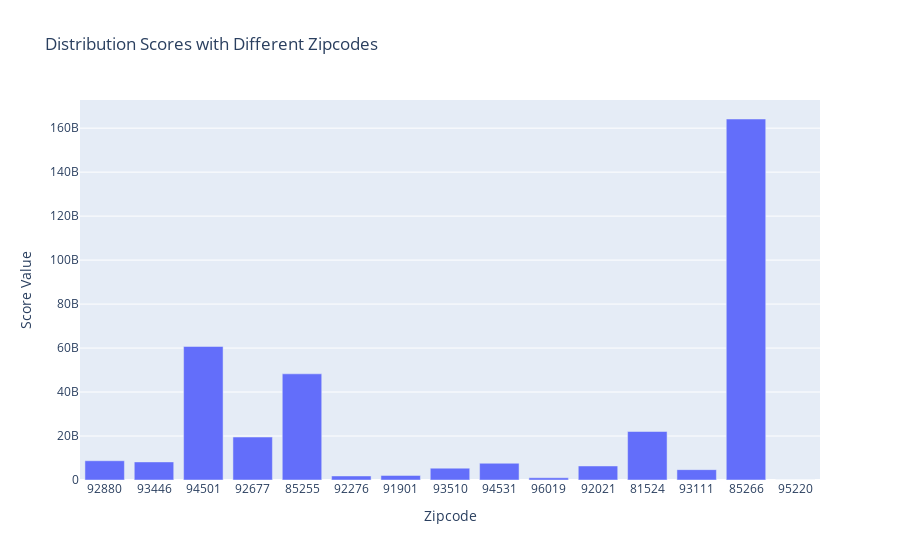

Here is the notebook cell this chart was saved with:
### Code cell
list_zip_codes = report_df.zipcode.tolist()
list_zip_codes =  [str(value) for value in list_zip_codes]


fig = px.bar(
    x = list_zip_codes,
    y = report_df.rmse,
    title="Distribution Scores with Different Zipcodes",
    labels={
        "x":"Zipcode",
        "y":"Score Value"
    },
    # text_auto='.2s'

)

fig.update_layout(
    showlegend=False
)

### Figure 1 — Plotly figure (JSON) as saved in the notebook; plotly's stock layout.template omitted (floating-point values rounded to 4 significant figures)
{"data": [{"alignmentgroup": "True", "hovertemplate": "Zipcode=%{x}<br>Score Value=%{y}<extra></extra>", "legendgroup": "", "marker": {"color": "#636efa"}, "name": "", "offsetgroup": "", "orientation": "v", "showlegend": false, "textposition": "auto", "type": "bar", "x": ["92880", "93446", "94501", "92677", "85255", "92276", "91901", "93510", "94531", "96019", "92021", "81524", "93111", "85266", "95220"], "xaxis": "x", "y": [8759000000.0, 8222000000.0, 60730000000.0, 19530000000.0, 48290000000.0, 1848000000.0, 2078000000.0, 5387000000.0, 7618000000.0, 1011000000.0, 6379000000.0, 22050000000.0, 4718000000.0, 164200000000.0, 1428000.0], "yaxis": "y"}], "layout": {"barmode": "relative", "legend": {"tracegroupgap": 0}, "showlegend": false, "title": {"text": "Distribution Scores with Different Zipcodes"}, "xaxis": {"anchor": "y", "domain": [0, 1], "title": {"text": "Zipcode"}}, "yaxis": {"anchor": "x", "domain": [0, 1], "title": {"text": "Score Value"}}}}
